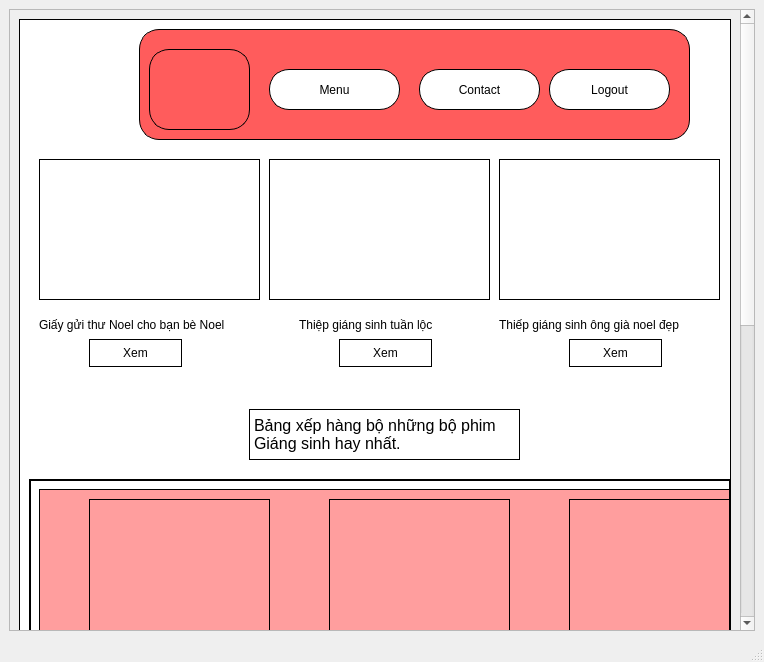
<?xml version="1.0" encoding="UTF-8"?>
<ui version="4.0">
 <class>MainWindow</class>
 <widget class="QMainWindow" name="MainWindow">
  <property name="geometry">
   <rect>
    <x>0</x>
    <y>0</y>
    <width>764</width>
    <height>662</height>
   </rect>
  </property>
  <property name="windowTitle">
   <string>MainWindow</string>
  </property>
  <widget class="QWidget" name="centralwidget">
   <layout class="QVBoxLayout" name="verticalLayout">
    <item>
     <widget class="QScrollArea" name="scrollArea">
      <property name="widgetResizable">
       <bool>true</bool>
      </property>
      <widget class="QWidget" name="scrollAreaWidgetContents">
       <property name="geometry">
        <rect>
         <x>0</x>
         <y>-18</y>
         <width>719</width>
         <height>1222</height>
        </rect>
       </property>
       <layout class="QVBoxLayout" name="verticalLayout_2">
        <item>
         <widget class="QFrame" name="frame">
          <property name="minimumSize">
           <size>
            <width>0</width>
            <height>1200</height>
           </size>
          </property>
          <property name="styleSheet">
           <string notr="true">background-color: rgb(255, 255, 255);
border: 1px solid black;</string>
          </property>
          <property name="frameShape">
           <enum>QFrame::StyledPanel</enum>
          </property>
          <property name="frameShadow">
           <enum>QFrame::Raised</enum>
          </property>
          <widget class="QScrollArea" name="scrollArea_2">
           <property name="geometry">
            <rect>
             <x>10</x>
             <y>460</y>
             <width>701</width>
             <height>361</height>
            </rect>
           </property>
           <property name="widgetResizable">
            <bool>true</bool>
           </property>
           <widget class="QWidget" name="scrollAreaWidgetContents_2">
            <property name="geometry">
             <rect>
              <x>0</x>
              <y>0</y>
              <width>1022</width>
              <height>338</height>
             </rect>
            </property>
            <layout class="QVBoxLayout" name="verticalLayout_3">
             <item>
              <widget class="QFrame" name="frame_2">
               <property name="minimumSize">
                <size>
                 <width>1000</width>
                 <height>0</height>
                </size>
               </property>
               <property name="styleSheet">
                <string notr="true">background-color: rgb(255, 158, 158);</string>
               </property>
               <property name="frameShape">
                <enum>QFrame::StyledPanel</enum>
               </property>
               <property name="frameShadow">
                <enum>QFrame::Raised</enum>
               </property>
               <widget class="QLabel" name="label_4">
                <property name="geometry">
                 <rect>
                  <x>50</x>
                  <y>10</y>
                  <width>181</width>
                  <height>261</height>
                 </rect>
                </property>
                <property name="text">
                 <string/>
                </property>
                <property name="pixmap">
                 <pixmap>../Image/HomeAlone phim.jpg</pixmap>
                </property>
                <property name="scaledContents">
                 <bool>true</bool>
                </property>
               </widget>
               <widget class="QPushButton" name="pb_watch1">
                <property name="geometry">
                 <rect>
                  <x>90</x>
                  <y>280</y>
                  <width>93</width>
                  <height>28</height>
                 </rect>
                </property>
                <property name="styleSheet">
                 <string notr="true">background-color: rgb(255, 255, 255);
color: rgb(0, 0, 0);</string>
                </property>
                <property name="text">
                 <string>Xem</string>
                </property>
               </widget>
               <widget class="QLabel" name="label_5">
                <property name="geometry">
                 <rect>
                  <x>290</x>
                  <y>10</y>
                  <width>181</width>
                  <height>261</height>
                 </rect>
                </property>
                <property name="text">
                 <string/>
                </property>
                <property name="pixmap">
                 <pixmap>../Image/It's a Wonderful Life phim.jpg</pixmap>
                </property>
                <property name="scaledContents">
                 <bool>true</bool>
                </property>
               </widget>
               <widget class="QPushButton" name="pb_watch2">
                <property name="geometry">
                 <rect>
                  <x>330</x>
                  <y>280</y>
                  <width>93</width>
                  <height>28</height>
                 </rect>
                </property>
                <property name="styleSheet">
                 <string notr="true">background-color: rgb(255, 255, 255);
color: rgb(0, 0, 0);</string>
                </property>
                <property name="text">
                 <string>Xem</string>
                </property>
               </widget>
               <widget class="QLabel" name="label_6">
                <property name="geometry">
                 <rect>
                  <x>530</x>
                  <y>10</y>
                  <width>181</width>
                  <height>261</height>
                 </rect>
                </property>
                <property name="text">
                 <string/>
                </property>
                <property name="pixmap">
                 <pixmap>../Image/A Christmas Story phim.jpg</pixmap>
                </property>
                <property name="scaledContents">
                 <bool>true</bool>
                </property>
               </widget>
               <widget class="QPushButton" name="pb_watch3">
                <property name="geometry">
                 <rect>
                  <x>570</x>
                  <y>280</y>
                  <width>93</width>
                  <height>28</height>
                 </rect>
                </property>
                <property name="styleSheet">
                 <string notr="true">background-color: rgb(255, 255, 255);
color: rgb(0, 0, 0);</string>
                </property>
                <property name="text">
                 <string>Xem</string>
                </property>
               </widget>
               <widget class="QLabel" name="label_7">
                <property name="geometry">
                 <rect>
                  <x>790</x>
                  <y>10</y>
                  <width>181</width>
                  <height>261</height>
                 </rect>
                </property>
                <property name="text">
                 <string/>
                </property>
                <property name="pixmap">
                 <pixmap>../Image/The Nightmare Before Christmas phim.jpg</pixmap>
                </property>
                <property name="scaledContents">
                 <bool>true</bool>
                </property>
               </widget>
               <widget class="QPushButton" name="pb_watch4">
                <property name="geometry">
                 <rect>
                  <x>840</x>
                  <y>280</y>
                  <width>93</width>
                  <height>28</height>
                 </rect>
                </property>
                <property name="styleSheet">
                 <string notr="true">background-color: rgb(255, 255, 255);
color: rgb(0, 0, 0);</string>
                </property>
                <property name="text">
                 <string>Xem</string>
                </property>
               </widget>
              </widget>
             </item>
            </layout>
           </widget>
          </widget>
          <widget class="QLabel" name="la_sanpham3">
           <property name="geometry">
            <rect>
             <x>480</x>
             <y>140</y>
             <width>221</width>
             <height>141</height>
            </rect>
           </property>
           <property name="text">
            <string/>
           </property>
           <property name="pixmap">
            <pixmap>../Image/images (1).jpg</pixmap>
           </property>
           <property name="scaledContents">
            <bool>true</bool>
           </property>
          </widget>
          <widget class="QLabel" name="lb_sanpham1">
           <property name="geometry">
            <rect>
             <x>20</x>
             <y>290</y>
             <width>231</width>
             <height>31</height>
            </rect>
           </property>
           <property name="styleSheet">
            <string notr="true">border: 0px;
font: 9pt &quot;MS Shell Dlg 2&quot;;
color: rgb(0, 0, 0);</string>
           </property>
           <property name="text">
            <string>Giấy gửi thư Noel cho bạn bè Noel</string>
           </property>
          </widget>
          <widget class="QLabel" name="la_sanpham1">
           <property name="geometry">
            <rect>
             <x>20</x>
             <y>140</y>
             <width>221</width>
             <height>141</height>
            </rect>
           </property>
           <property name="text">
            <string/>
           </property>
           <property name="pixmap">
            <pixmap>../Image/ban-thiep-3d-giang-sinh-noel-tayta4.jpg</pixmap>
           </property>
           <property name="scaledContents">
            <bool>true</bool>
           </property>
          </widget>
          <widget class="QLabel" name="lb_sanpham3">
           <property name="geometry">
            <rect>
             <x>480</x>
             <y>290</y>
             <width>221</width>
             <height>31</height>
            </rect>
           </property>
           <property name="styleSheet">
            <string notr="true">border: 0px;
font: 9pt &quot;MS Shell Dlg 2&quot;;
color: rgb(0, 0, 0);</string>
           </property>
           <property name="text">
            <string>Thiếp giáng sinh ông già noel đẹp </string>
           </property>
          </widget>
          <widget class="QLabel" name="la_sanpham2">
           <property name="geometry">
            <rect>
             <x>250</x>
             <y>140</y>
             <width>221</width>
             <height>141</height>
            </rect>
           </property>
           <property name="text">
            <string/>
           </property>
           <property name="pixmap">
            <pixmap>../Image/thiep-3d-cay-thong-noel-dep-moi-nhat5-8318.png</pixmap>
           </property>
           <property name="scaledContents">
            <bool>true</bool>
           </property>
          </widget>
          <widget class="QLabel" name="lb_sanpham2">
           <property name="geometry">
            <rect>
             <x>280</x>
             <y>290</y>
             <width>161</width>
             <height>31</height>
            </rect>
           </property>
           <property name="styleSheet">
            <string notr="true">border: 0px;
font: 9pt &quot;MS Shell Dlg 2&quot;;
color: rgb(0, 0, 0);</string>
           </property>
           <property name="text">
            <string>Thiệp giáng sinh tuần lộc</string>
           </property>
          </widget>
          <widget class="QPushButton" name="pb_buy1">
           <property name="geometry">
            <rect>
             <x>70</x>
             <y>320</y>
             <width>93</width>
             <height>28</height>
            </rect>
           </property>
           <property name="styleSheet">
            <string notr="true">color: rgb(0, 0, 0);</string>
           </property>
           <property name="text">
            <string>Xem</string>
           </property>
          </widget>
          <widget class="QPushButton" name="pb_buy2">
           <property name="geometry">
            <rect>
             <x>320</x>
             <y>320</y>
             <width>93</width>
             <height>28</height>
            </rect>
           </property>
           <property name="styleSheet">
            <string notr="true">color: rgb(0, 0, 0);</string>
           </property>
           <property name="text">
            <string>Xem</string>
           </property>
          </widget>
          <widget class="QPushButton" name="pb_buy3">
           <property name="geometry">
            <rect>
             <x>550</x>
             <y>320</y>
             <width>93</width>
             <height>28</height>
            </rect>
           </property>
           <property name="styleSheet">
            <string notr="true">color: rgb(0, 0, 0);</string>
           </property>
           <property name="text">
            <string>Xem</string>
           </property>
          </widget>
          <widget class="QLabel" name="label_2">
           <property name="geometry">
            <rect>
             <x>10</x>
             <y>1070</y>
             <width>341</width>
             <height>71</height>
            </rect>
           </property>
           <property name="styleSheet">
            <string notr="true">border: 0px;
font: 11pt &quot;MS Shell Dlg 2&quot;;
color: rgb(0, 0, 0);</string>
           </property>
           <property name="text">
            <string>Top những món quà mà bạn cần tặng cho người yêu của bạn.</string>
           </property>
           <property name="wordWrap">
            <bool>true</bool>
           </property>
          </widget>
          <widget class="QLabel" name="la_sanpham4_2">
           <property name="geometry">
            <rect>
             <x>10</x>
             <y>860</y>
             <width>331</width>
             <height>221</height>
            </rect>
           </property>
           <property name="text">
            <string/>
           </property>
           <property name="pixmap">
            <pixmap>../Image/Món quà nên(Bài viết).jpg</pixmap>
           </property>
           <property name="scaledContents">
            <bool>true</bool>
           </property>
          </widget>
          <widget class="QPushButton" name="pb_watch5">
           <property name="geometry">
            <rect>
             <x>250</x>
             <y>1130</y>
             <width>93</width>
             <height>28</height>
            </rect>
           </property>
           <property name="styleSheet">
            <string notr="true">color: rgb(0, 0, 0);</string>
           </property>
           <property name="text">
            <string>Xem</string>
           </property>
          </widget>
          <widget class="QLabel" name="label_3">
           <property name="geometry">
            <rect>
             <x>370</x>
             <y>1070</y>
             <width>341</width>
             <height>71</height>
            </rect>
           </property>
           <property name="styleSheet">
            <string notr="true">border: 0px;
font: 11pt &quot;MS Shell Dlg 2&quot;;
color: rgb(0, 0, 0);</string>
           </property>
           <property name="text">
            <string>Tại đường phố NewYork,mọi người tập trung đông đúc để đón giáng sinh.</string>
           </property>
           <property name="wordWrap">
            <bool>true</bool>
           </property>
          </widget>
          <widget class="QPushButton" name="pb_watch6">
           <property name="geometry">
            <rect>
             <x>620</x>
             <y>1130</y>
             <width>93</width>
             <height>28</height>
            </rect>
           </property>
           <property name="styleSheet">
            <string notr="true">color: rgb(0, 0, 0);</string>
           </property>
           <property name="text">
            <string>Xem</string>
           </property>
          </widget>
          <widget class="QLabel" name="la_sanpham4_3">
           <property name="geometry">
            <rect>
             <x>370</x>
             <y>860</y>
             <width>331</width>
             <height>221</height>
            </rect>
           </property>
           <property name="text">
            <string/>
           </property>
           <property name="pixmap">
            <pixmap>../Image/Đường phố New York.jpg</pixmap>
           </property>
           <property name="scaledContents">
            <bool>true</bool>
           </property>
          </widget>
          <widget class="QLabel" name="label">
           <property name="geometry">
            <rect>
             <x>230</x>
             <y>390</y>
             <width>271</width>
             <height>51</height>
            </rect>
           </property>
           <property name="font">
            <font>
             <pointsize>12</pointsize>
            </font>
           </property>
           <property name="styleSheet">
            <string notr="true">color: rgb(0, 0, 0);</string>
           </property>
           <property name="text">
            <string>Bảng xếp hàng bộ những bộ phim Giáng sinh hay nhất.</string>
           </property>
           <property name="textFormat">
            <enum>Qt::PlainText</enum>
           </property>
           <property name="wordWrap">
            <bool>true</bool>
           </property>
          </widget>
          <widget class="QWidget" name="widget_2" native="true">
           <property name="geometry">
            <rect>
             <x>120</x>
             <y>10</y>
             <width>551</width>
             <height>111</height>
            </rect>
           </property>
           <property name="styleSheet">
            <string notr="true">border-radius: 20px;
background-color: rgb(255, 92, 92);</string>
           </property>
           <widget class="QPushButton" name="pushButton_2">
            <property name="geometry">
             <rect>
              <x>10</x>
              <y>20</y>
              <width>101</width>
              <height>81</height>
             </rect>
            </property>
            <property name="text">
             <string/>
            </property>
            <property name="icon">
             <iconset>
              <normaloff>../Image/Logo App.png</normaloff>../Image/Logo App.png</iconset>
            </property>
            <property name="iconSize">
             <size>
              <width>100</width>
              <height>100</height>
             </size>
            </property>
           </widget>
           <widget class="QPushButton" name="pb_menu_2">
            <property name="geometry">
             <rect>
              <x>130</x>
              <y>40</y>
              <width>131</width>
              <height>41</height>
             </rect>
            </property>
            <property name="styleSheet">
             <string notr="true">background-color: rgb(255, 255, 255);
color: rgb(0, 0, 0);</string>
            </property>
            <property name="text">
             <string>Menu</string>
            </property>
           </widget>
           <widget class="QPushButton" name="pb_contact">
            <property name="geometry">
             <rect>
              <x>280</x>
              <y>40</y>
              <width>121</width>
              <height>41</height>
             </rect>
            </property>
            <property name="styleSheet">
             <string notr="true">background-color: rgb(255, 255, 255);
color: rgb(0, 0, 0);</string>
            </property>
            <property name="text">
             <string>Contact</string>
            </property>
           </widget>
           <widget class="QPushButton" name="pb_logout">
            <property name="geometry">
             <rect>
              <x>410</x>
              <y>40</y>
              <width>121</width>
              <height>41</height>
             </rect>
            </property>
            <property name="styleSheet">
             <string notr="true">background-color: rgb(255, 255, 255);
color: rgb(0, 0, 0);</string>
            </property>
            <property name="text">
             <string>Logout</string>
            </property>
           </widget>
          </widget>
         </widget>
        </item>
       </layout>
      </widget>
     </widget>
    </item>
   </layout>
  </widget>
  <widget class="QMenuBar" name="menubar">
   <property name="geometry">
    <rect>
     <x>0</x>
     <y>0</y>
     <width>764</width>
     <height>26</height>
    </rect>
   </property>
  </widget>
  <widget class="QStatusBar" name="statusbar"/>
 </widget>
 <resources/>
 <connections/>
</ui>
